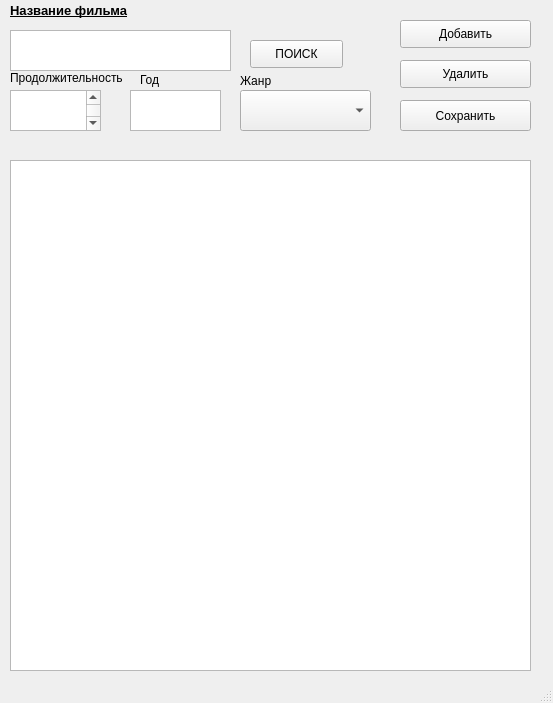
<?xml version="1.0" encoding="UTF-8"?>
<ui version="4.0">
 <class>MainWindow</class>
 <widget class="QMainWindow" name="MainWindow">
  <property name="geometry">
   <rect>
    <x>0</x>
    <y>0</y>
    <width>553</width>
    <height>703</height>
   </rect>
  </property>
  <property name="windowTitle">
   <string>Редактор базы данных</string>
  </property>
  <widget class="QWidget" name="centralwidget">
   <widget class="QTableWidget" name="tableWidget">
    <property name="geometry">
     <rect>
      <x>10</x>
      <y>160</y>
      <width>521</width>
      <height>511</height>
     </rect>
    </property>
   </widget>
   <widget class="QTextEdit" name="name">
    <property name="geometry">
     <rect>
      <x>10</x>
      <y>30</y>
      <width>221</width>
      <height>41</height>
     </rect>
    </property>
    <property name="maximumSize">
     <size>
      <width>250</width>
      <height>16777215</height>
     </size>
    </property>
   </widget>
   <widget class="QLabel" name="label">
    <property name="geometry">
     <rect>
      <x>10</x>
      <y>0</y>
      <width>260</width>
      <height>21</height>
     </rect>
    </property>
    <property name="font">
     <font>
      <pointsize>10</pointsize>
      <weight>75</weight>
      <bold>true</bold>
      <underline>true</underline>
     </font>
    </property>
    <property name="text">
     <string>Название фильма</string>
    </property>
   </widget>
   <widget class="QTextEdit" name="time">
    <property name="geometry">
     <rect>
      <x>10</x>
      <y>90</y>
      <width>91</width>
      <height>41</height>
     </rect>
    </property>
    <property name="maximumSize">
     <size>
      <width>250</width>
      <height>16777215</height>
     </size>
    </property>
    <property name="html">
     <string>&lt;!DOCTYPE HTML PUBLIC &quot;-//W3C//DTD HTML 4.0//EN&quot; &quot;http://www.w3.org/TR/REC-html40/strict.dtd&quot;&gt;
&lt;html&gt;&lt;head&gt;&lt;meta name=&quot;qrichtext&quot; content=&quot;1&quot; /&gt;&lt;style type=&quot;text/css&quot;&gt;
p, li { white-space: pre-wrap; }
&lt;/style&gt;&lt;/head&gt;&lt;body style=&quot; font-family:'MS Shell Dlg 2'; font-size:7.8pt; font-weight:400; font-style:normal;&quot;&gt;
&lt;p style=&quot;-qt-paragraph-type:empty; margin-top:0px; margin-bottom:0px; margin-left:0px; margin-right:0px; -qt-block-indent:0; text-indent:0px; font-family:'MS Shell Dlg 2'; font-size:8.25pt;&quot;&gt;&lt;br /&gt;&lt;/p&gt;
&lt;p style=&quot;-qt-paragraph-type:empty; margin-top:0px; margin-bottom:0px; margin-left:0px; margin-right:0px; -qt-block-indent:0; text-indent:0px; font-family:'MS Shell Dlg 2'; font-size:8.25pt;&quot;&gt;&lt;br /&gt;&lt;/p&gt;
&lt;p style=&quot;-qt-paragraph-type:empty; margin-top:0px; margin-bottom:0px; margin-left:0px; margin-right:0px; -qt-block-indent:0; text-indent:0px; font-family:'MS Shell Dlg 2'; font-size:8.25pt;&quot;&gt;&lt;br /&gt;&lt;/p&gt;&lt;/body&gt;&lt;/html&gt;</string>
    </property>
   </widget>
   <widget class="QLabel" name="label_5">
    <property name="geometry">
     <rect>
      <x>10</x>
      <y>70</y>
      <width>260</width>
      <height>16</height>
     </rect>
    </property>
    <property name="text">
     <string>Продолжительность</string>
    </property>
   </widget>
   <widget class="QTextEdit" name="year">
    <property name="geometry">
     <rect>
      <x>130</x>
      <y>90</y>
      <width>91</width>
      <height>41</height>
     </rect>
    </property>
    <property name="maximumSize">
     <size>
      <width>250</width>
      <height>16777215</height>
     </size>
    </property>
   </widget>
   <widget class="QLabel" name="label_6">
    <property name="geometry">
     <rect>
      <x>140</x>
      <y>70</y>
      <width>51</width>
      <height>20</height>
     </rect>
    </property>
    <property name="text">
     <string>Год</string>
    </property>
   </widget>
   <widget class="QLabel" name="label_7">
    <property name="geometry">
     <rect>
      <x>240</x>
      <y>60</y>
      <width>41</width>
      <height>41</height>
     </rect>
    </property>
    <property name="text">
     <string>Жанр</string>
    </property>
   </widget>
   <widget class="QComboBox" name="combo">
    <property name="geometry">
     <rect>
      <x>240</x>
      <y>90</y>
      <width>131</width>
      <height>41</height>
     </rect>
    </property>
    <property name="maximumSize">
     <size>
      <width>250</width>
      <height>16777215</height>
     </size>
    </property>
   </widget>
   <widget class="QPushButton" name="find2">
    <property name="geometry">
     <rect>
      <x>250</x>
      <y>40</y>
      <width>93</width>
      <height>28</height>
     </rect>
    </property>
    <property name="text">
     <string>ПОИСК</string>
    </property>
   </widget>
   <widget class="QPushButton" name="add">
    <property name="geometry">
     <rect>
      <x>400</x>
      <y>20</y>
      <width>131</width>
      <height>28</height>
     </rect>
    </property>
    <property name="styleSheet">
     <string notr="true"/>
    </property>
    <property name="text">
     <string>Добавить</string>
    </property>
   </widget>
   <widget class="QPushButton" name="delet">
    <property name="geometry">
     <rect>
      <x>400</x>
      <y>60</y>
      <width>131</width>
      <height>28</height>
     </rect>
    </property>
    <property name="styleSheet">
     <string notr="true">
</string>
    </property>
    <property name="text">
     <string>Удалить</string>
    </property>
   </widget>
   <widget class="QPushButton" name="saving">
    <property name="geometry">
     <rect>
      <x>400</x>
      <y>100</y>
      <width>131</width>
      <height>31</height>
     </rect>
    </property>
    <property name="text">
     <string>Сохранить</string>
    </property>
   </widget>
  </widget>
  <widget class="QStatusBar" name="statusbar"/>
  <action name="save">
   <property name="text">
    <string>Сохранить ✔</string>
   </property>
   <property name="shortcut">
    <string>Ctrl+S</string>
   </property>
  </action>
 </widget>
 <resources/>
 <connections/>
</ui>
